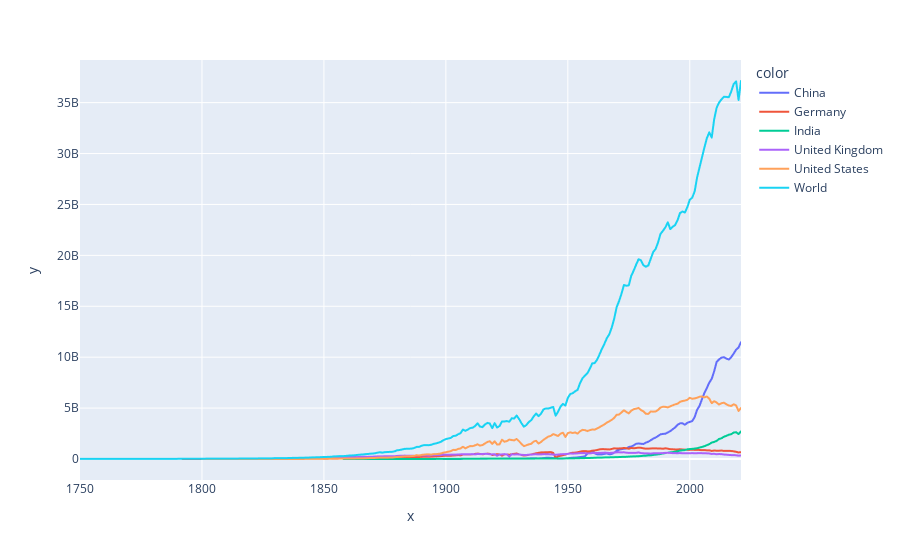

Here is the notebook cell this chart was saved with:
### Markdown cell above
### Messing around with the data
Maybe this will serve for future reference

Question: Did China emit more CO2 in the last 8 years than the UK has since the Industrial Revolution? (See More or Less podcast 30/08/23)

Answer: Yes

But then it *is* a big place with lots of people

### Code cell
import plotly.express as px
countries = ['United Kingdom', 'United States', 'China', 'Germany', 'India','World']

df = df[df['Entity'].isin(countries)]

px.line(x=df['Year'],y=df['Annual CO₂ emissions'], color = df['Entity'])

### Figure 1 — Plotly figure (JSON) as saved in the notebook; plotly's stock layout.template omitted (floating-point values rounded to 4 significant figures; data arrays with more than 128 entries replaced by an {"elided": "..."} marker saying what was removed)
{"data": [{"hovertemplate": "color=China<br>x=%{x}<br>y=%{y}<extra></extra>", "legendgroup": "China", "line": {"color": "#636efa", "dash": "solid"}, "marker": {"symbol": "circle"}, "mode": "lines", "name": "China", "showlegend": true, "type": "scattergl", "x": [1899, 1902, 1903, 1904, 1905, 1906, 1907, 1908, 1909, 1910, 1911, 1912, 1913, 1914, 1915, 1916, 1917, 1918, 1919, 1920, 1921, 1922, 1923, 1924, 1925, 1926, 1927, 1928, 1929, 1930, 1931, 1932, 1933, 1934, 1935, 1936, 1937, 1938, 1939, 1940, 1941, 1942, 1943, 1944, 1945, 1946, 1947, 1948, 1949, 1950, 1951, 1952, 1953, 1954, 1955, 1956, 1957, 1958, 1959, 1960, 1961, 1962, 1963, 1964, 1965, 1966, 1967, 1968, 1969, 1970, 1971, 1972, 1973, 1974, 1975, 1976, 1977, 1978, 1979, 1980, 1981, 1982, 1983, 1984, 1985, 1986, 1987, 1988, 1989, 1990, 1991, 1992, 1993, 1994, 1995, 1996, 1997, 1998, 1999, 2000, 2001, 2002, 2003, 2004, 2005, 2006, 2007, 2008, 2009, 2010, 2011, 2012, 2013, 2014, 2015, 2016, 2017, 2018, 2019, 2020, 2021], "xaxis": "x", "y": [0, 0, 0, 0, 0, 0, 19893872, 22735854, 24251576, 25009438, 24630506, 17029154, 24251576, 26718416, 25420578, 30130690, 32023448, 34747964, 37997296, 40278456, 38762732, 39971524, 46517556, 48846084, 45954840, 43660164, 45808580, 47591444, 48281828, 49558456, 51904660, 50269150, 54111180, 62382628, 72645970, 75477250, 70968650, 61365520, 74426990, 90790530, 113978570, 127613384, 108994540, 103003570, 55892210, 36107050, 41836136, 38400104, 62081100, 78835290, 102115210, 127999330, 133782880, 160877400, 190521460, 215823980, 255784960, 524617060, 720151550, 798799940, 570630200, 459618080, 456779460, 460637100, 500286370, 549459260, 460225900, 495506560, 607683300, 807952640, 909209700, 968645570, 1008292600, 1028099840, 1183215000, 1226421200, 1340831100, 1492777900, 1525661200, 1494495900, 1476487800, 1606585000, 1694216800, 1844828000, 1998083000, 2104213400, 2257738500, 2425893600, 2463654400, 2484854800, 2606096100, 2730787600, 2921651000, 3100002000, 3357909000, 3503233500, 3510169000, 3360455400, 3552842000, 3644464000, 3723730700, 4112459000, 4827446000, 5223755000, 5876555300, 6488804000, 6978611700, 7496832000, 7886532600, 8616653000, 9528556000, 9779281000, 9956309000, 9998621000, 9866905000, 9764980000, 10011107000, 10353877000, 10740996000, 10956213000, 11472369000], "yaxis": "y"}, {"hovertemplate": "color=Germany<br>x=%{x}<br>y=%{y}<extra></extra>", "legendgroup": "Germany", "line": {"color": "#EF553B", "dash": "solid"}, "marker": {"symbol": "circle"}, "mode": "lines", "name": "Germany", "showlegend": true, "type": "scattergl", "x": {"elided": "230 int values"}, "xaxis": "x", "y": {"elided": "230 float values"}, "yaxis": "y"}, {"hovertemplate": "color=India<br>x=%{x}<br>y=%{y}<extra></extra>", "legendgroup": "India", "line": {"color": "#00cc96", "dash": "solid"}, "marker": {"symbol": "circle"}, "mode": "lines", "name": "India", "showlegend": true, "type": "scattergl", "x": {"elided": "153 int values"}, "xaxis": "x", "y": {"elided": "153 float values"}, "yaxis": "y"}, {"hovertemplate": "color=United Kingdom<br>x=%{x}<br>y=%{y}<extra></extra>", "legendgroup": "United Kingdom", "line": {"color": "#ab63fa", "dash": "solid"}, "marker": {"symbol": "circle"}, "mode": "lines", "name": "United Kingdom", "showlegend": true, "type": "scattergl", "x": {"elided": "272 int values"}, "xaxis": "x", "y": {"elided": "272 int values"}, "yaxis": "y"}, {"hovertemplate": "color=United States<br>x=%{x}<br>y=%{y}<extra></extra>", "legendgroup": "United States", "line": {"color": "#FFA15A", "dash": "solid"}, "marker": {"symbol": "circle"}, "mode": "lines", "name": "United States", "showlegend": true, "type": "scattergl", "x": {"elided": "222 int values"}, "xaxis": "x", "y": {"elided": "222 float values"}, "yaxis": "y"}, {"hovertemplate": "color=World<br>x=%{x}<br>y=%{y}<extra></extra>", "legendgroup": "World", "line": {"color": "#19d3f3", "dash": "solid"}, "marker": {"symbol": "circle"}, "mode": "lines", "name": "World", "showlegend": true, "type": "scattergl", "x": {"elided": "272 int values"}, "xaxis": "x", "y": {"elided": "272 int values"}, "yaxis": "y"}], "layout": {"legend": {"title": {"text": "color"}, "tracegroupgap": 0}, "margin": {"t": 60}, "xaxis": {"anchor": "y", "domain": [0, 1], "title": {"text": "x"}}, "yaxis": {"anchor": "x", "domain": [0, 1], "title": {"text": "y"}}}}
